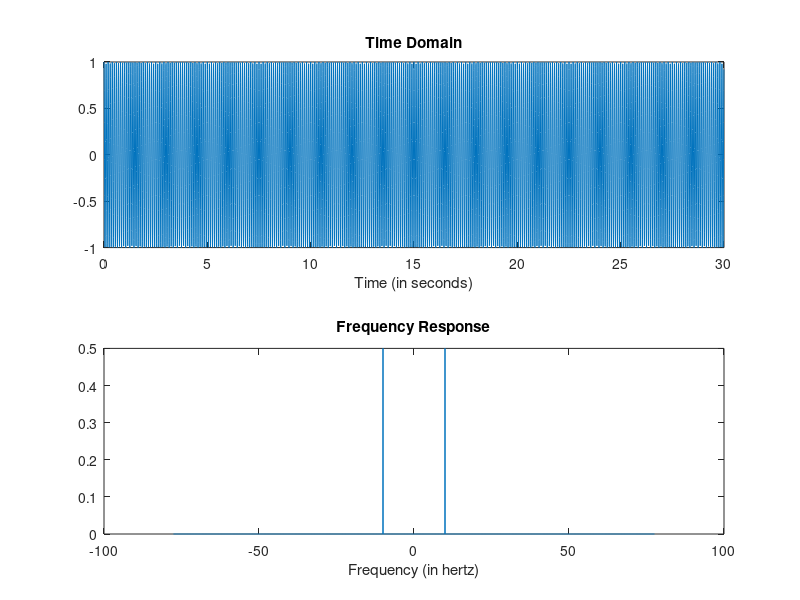

Reproduce this figure in MATLAB.
   %% Time specifications:
   Fs = 4656/30;                      % samples per second
   dt = 1/Fs;                     % seconds per sample
   StopTime = 30;                  % seconds
   t = (0:dt:StopTime-dt)';
   N = size(t,1);

   %% Sine wave:
   Fc = 10;                       % hertz
   x = cos(2*pi*Fc*t);
   subplot(2,1,1);
   plot(t, x);
   xlabel('Time (in seconds)');
   title('Time Domain');

   %% Fourier Transform:
   X = fftshift(fft(x));

   %% Frequency specifications:
   dF = Fs/N;                      % hertz
   f = -Fs/2:dF:Fs/2-dF;           % hertz
   length(f)

   %% Plot the spectrum:
   subplot(2,1,2);
   plot(f,abs(X)/N);
   xlabel('Frequency (in hertz)');
   title('Frequency Response');